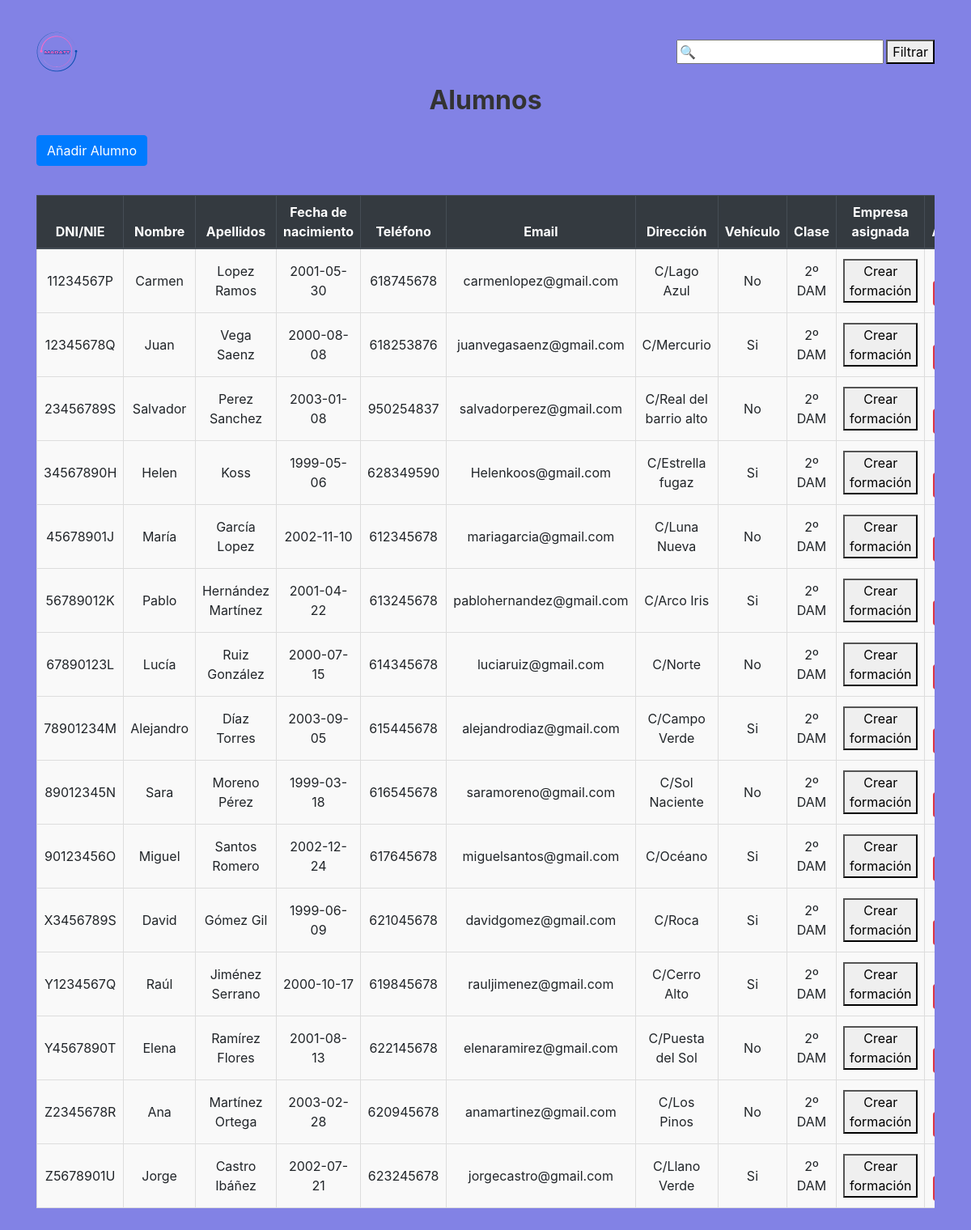
Page /code/alumnos.php on the committed database.
### tables this page shows
CREATE TABLE alumnos (
	dni_nie char(9) PRIMARY KEY,
	nombre VARCHAR(100) not null,
	apellido1 VARCHAR(100) not null,
	apellido2 VARCHAR(100),
	fecha_nacimiento DATE,
	telefono VARCHAR(50),
	email VARCHAR(255),
	direccion VARCHAR(255),
	vehiculo ENUM('Si','No'),
	clase enum('2º DAM', '1º DAM', '2º SMR', '1º SMR'),
	dni_tutor CHAR(9),
	id_empresa int UNSIGNED,
	FOREIGN KEY (id_empresa) REFERENCES empresas(id),
	FOREIGN KEY (dni_tutor) REFERENCES profesores(dni_nie) ON UPDATE CASCADE
);

### code/alumnos.php (the view, shortened to what this page needs)
<?php
require 'conexion.php';
$query = "SELECT
    a.dni_nie AS dni_nie,
    a.nombre AS nombre,
    CONCAT_WS(' ', a.apellido1, a.apellido2) AS apellidos,
    a.fecha_nacimiento AS fecha_nacimiento,
    a.telefono AS telefono,
    a.email AS email,
    a.direccion AS direccion,
    a.vehiculo AS vehiculo,
    a.clase AS clase,
    e.nombre_comercial AS empresa,
    f.curso AS curso
FROM
    alumnos a
LEFT JOIN
    formaciones f ON a.dni_nie = f.dni_nie_alumno
LEFT JOIN
    empresas e ON f.id_empresa = e.id;";
$result = $mysqli->query($query);
?>
<!DOCTYPE html>
<html lang="es">
<head>
    <link rel="stylesheet" href="https://stackpath.bootstrapcdn.com/bootstrap/4.5.2/css/bootstrap.min.css">
    <link rel="stylesheet" href="alumno.css">
</head>
<body>
    <div class="container container-alumnos my-4">
        <header class="d-flex justify-content-between align-items-center mb-3">
            <img src="logo.png" alt="logo" style="height: 50px;">
            <div class="busqueda">
                <input type="text" id="searchFilter" placeholder="🔍">
                <button id="searchButton">Filtrar</button>
            </div>
        </header>
        <h1 class="page-title text-center mb-4">Alumnos</h1>
        <div class="mb-3">
            <a href="gestionAlumno.php" class="btn btn-primary">Añadir Alumno</a>
        </div>
        <div class="table-responsive">
            <table class="table table-hover table-alumnos">
                <thead class="thead-dark">
                    <tr>
                        <th>DNI/NIE</th>
                        <th>Nombre</th>
                        <th>Apellidos</th>
                        <th>Fecha de nacimiento</th>
                        <th>Teléfono</th>
                        <th>Email</th>
                        <th>Dirección</th>
                        <th>Vehículo</th>
                        <th>Clase</th>
                        <th>Empresa asignada</th>
                        <th>Acciones</th>
                    </tr>
                </thead>
                <tbody>
                    <?php if ($result->num_rows > 0): ?>
                        <?php while ($alumno = $result->fetch_assoc()): ?>
                            <tr>
                                <td><?php echo htmlspecialchars($alumno['dni_nie']); ?></td>
                                <td><?php echo htmlspecialchars($alumno['nombre']); ?></td>
                                <td><?php echo htmlspecialchars($alumno['apellidos']); ?></td>
                                <td><?php echo htmlspecialchars($alumno['fecha_nacimiento']); ?></td>
                                <td><?php echo htmlspecialchars($alumno['telefono']); ?></td>
                                <td><?php echo htmlspecialchars($alumno['email']); ?></td>
                                <td><?php echo htmlspecialchars($alumno['direccion']); ?></td>
                                <td><?php echo htmlspecialchars($alumno['vehiculo']); ?></td>
                                <td><?php echo htmlspecialchars($alumno['clase']); ?></td>
                                <td>
                                    <?php if ($alumno['empresa']): ?>
                                        <span><?php echo htmlspecialchars($alumno['empresa']); ?></span>
                                        <button class="btn-edit" data-dni="<?= htmlspecialchars($alumno['dni_nie']) ?>">Editar</button>
                                    <?php else: ?>
                                        <button class="btn-create" data-dni="<?= htmlspecialchars($alumno['dni_nie']) ?>">Crear formación</button>
                                    <?php endif; ?>
                                </td>
                                <td>
                                    <form method="POST" style="display: inline;" onsubmit="return confirm('¿Está seguro de que desea eliminar este alumno?');">
                                        <button type="submit" name="delete" class="btn btn-sm btn-danger">Eliminar</button>
                                    </form>
                                </td>
                            </tr>
                        <?php endwhile; ?>
                    <?php else: ?>
                        <tr>
                            <td colspan="10" class="text-center">No hay alumnos registrados.</td>
                        </tr>
                    <?php endif; ?>
                </tbody>
            </table>
        </div>
    </div>
</body>
</html>

### code/alumno.css (style rules this page uses)
body { background-color: #8282e5; }
.container-alumnos { padding: 15px; }
header { display: flex; justify-content: space-between; align-items: center; margin-bottom: 20px; background-color: #8282e5; }
header img { height: 50px; }
header .busqueda { font-size: 16px; font-weight: bold; color: #555; }
.page-title { text-align: center; font-size: 2em; font-weight: bold; color: #333; margin-bottom: 20px; }
.table-alumnos { margin-top: 20px; border-collapse: collapse; width: 100%; overflow-x: auto; }
.table-alumnos th, .table-alumnos td { text-align: center; vertical-align: middle; padding: 8px; border: 1px solid #ddd; }
.table-alumnos thead th { background-color: #343a40; color: #fff; font-weight: bold; }
.table-alumnos tbody tr:nth-child(odd) { background-color: #f9f9f9; }
.table-alumnos tbody tr:nth-child(even) { background-color: #f9f9f9; }

### rows in the picture
alumnos: dni_nie "11234567P", nombre "Carmen", apellidos "Lopez Ramos", fecha_nacimiento "2001-05-30", telefono "618745678", email "carmenlopez@gmail.com", direccion "C/Lago Azul", vehiculo "No", clase "2º DAM"
alumnos: dni_nie "12345678Q", nombre "Juan", apellidos "Vega Saenz", fecha_nacimiento "2000-08-08", telefono "618253876", email "juanvegasaenz@gmail.com", direccion "C/Mercurio", vehiculo "Si", clase "2º DAM"
alumnos: dni_nie "23456789S", nombre "Salvador", apellidos "Perez Sanchez", fecha_nacimiento "2003-01-08", telefono "950254837", email "salvadorperez@gmail.com", direccion "C/Real del barrio alto", vehiculo "No", clase "2º DAM"
alumnos: dni_nie "34567890H", nombre "Helen", apellidos "Koss", fecha_nacimiento "1999-05-06", telefono "628349590", email "Helenkoos@gmail.com", direccion "C/Estrella fugaz", vehiculo "Si", clase "2º DAM"
alumnos: dni_nie "45678901J", nombre "María", apellidos "García Lopez", fecha_nacimiento "2002-11-10", telefono "612345678", email "mariagarcia@gmail.com", direccion "C/Luna Nueva", vehiculo "No", clase "2º DAM"
alumnos: dni_nie "56789012K", nombre "Pablo", apellidos "Hernández Martínez", fecha_nacimiento "2001-04-22", telefono "613245678", email "pablohernandez@gmail.com", direccion "C/Arco Iris", vehiculo "Si", clase "2º DAM"
alumnos: dni_nie "67890123L", nombre "Lucía", apellidos "Ruiz González", fecha_nacimiento "2000-07-15", telefono "614345678", email "luciaruiz@gmail.com", direccion "C/Norte", vehiculo "No", clase "2º DAM"
alumnos: dni_nie "78901234M", nombre "Alejandro", apellidos "Díaz Torres", fecha_nacimiento "2003-09-05", telefono "615445678", email "alejandrodiaz@gmail.com", direccion "C/Campo Verde", vehiculo "Si", clase "2º DAM"
alumnos: dni_nie "89012345N", nombre "Sara", apellidos "Moreno Pérez", fecha_nacimiento "1999-03-18", telefono "616545678", email "saramoreno@gmail.com", direccion "C/Sol Naciente", vehiculo "No", clase "2º DAM"
alumnos: dni_nie "90123456O", nombre "Miguel", apellidos "Santos Romero", fecha_nacimiento "2002-12-24", telefono "617645678", email "miguelsantos@gmail.com", direccion "C/Océano", vehiculo "Si", clase "2º DAM"
alumnos: dni_nie "X3456789S", nombre "David", apellidos "Gómez Gil", fecha_nacimiento "1999-06-09", telefono "621045678", email "davidgomez@gmail.com", direccion "C/Roca", vehiculo "Si", clase "2º DAM"
alumnos: dni_nie "Y1234567Q", nombre "Raúl", apellidos "Jiménez Serrano", fecha_nacimiento "2000-10-17", telefono "619845678", email "rauljimenez@gmail.com", direccion "C/Cerro Alto", vehiculo "Si", clase "2º DAM"
alumnos: dni_nie "Y4567890T", nombre "Elena", apellidos "Ramírez Flores", fecha_nacimiento "2001-08-13", telefono "622145678", email "elenaramirez@gmail.com", direccion "C/Puesta del Sol", vehiculo "No", clase "2º DAM"
alumnos: dni_nie "Z2345678R", nombre "Ana", apellidos "Martínez Ortega", fecha_nacimiento "2003-02-28", telefono "620945678", email "anamartinez@gmail.com", direccion "C/Los Pinos", vehiculo "No", clase "2º DAM"
alumnos: dni_nie "Z5678901U", nombre "Jorge", apellidos "Castro Ibáñez", fecha_nacimiento "2002-07-21", telefono "623245678", email "jorgecastro@gmail.com", direccion "C/Llano Verde", vehiculo "Si", clase "2º DAM"
